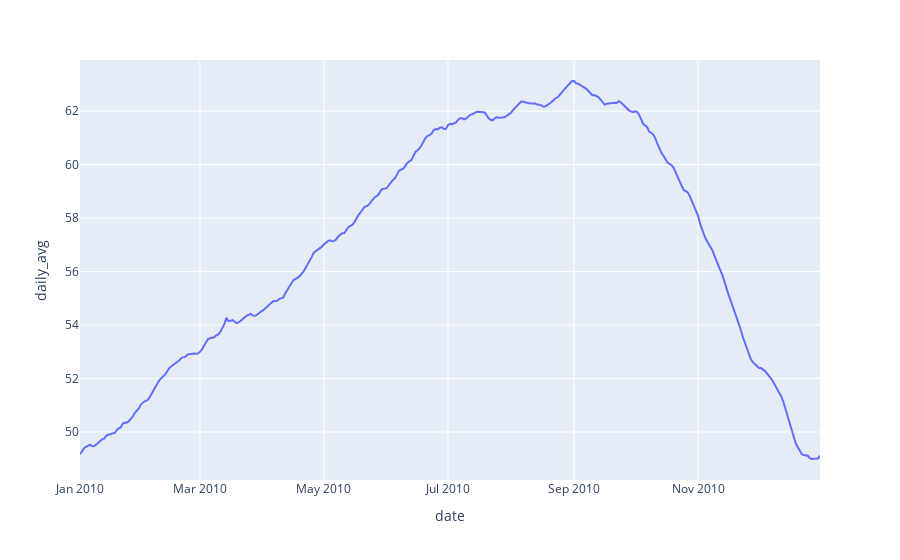

Notebook code cell kept with this figure:
### Code cell
fig = px.line(temp["daily_avg"].dropna(),y="daily_avg")
fig.show()

temp.head(10)

### Figure 1 — Plotly figure (JSON) as saved in the notebook; plotly's stock layout.template omitted (floating-point values rounded to 4 significant figures; data arrays with more than 128 entries replaced by an {"elided": "..."} marker saying what was removed)
{"data": [{"hovertemplate": "date=%{x}<br>daily_avg=%{y}<extra></extra>", "legendgroup": "", "line": {"color": "#636efa", "dash": "solid"}, "marker": {"symbol": "circle"}, "mode": "lines", "name": "", "orientation": "v", "showlegend": false, "type": "scatter", "x": {"elided": "365 str values"}, "xaxis": "x", "y": {"elided": "365 float values"}, "yaxis": "y"}], "layout": {"legend": {"tracegroupgap": 0}, "margin": {"t": 60}, "xaxis": {"anchor": "y", "domain": [0, 1], "title": {"text": "date"}}, "yaxis": {"anchor": "x", "domain": [0, 1], "title": {"text": "daily_avg"}}}}
